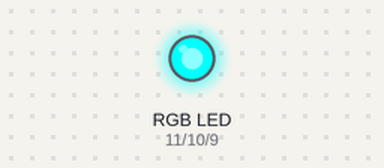
Bench run of a sketch on a simulated Arduino Uno, built with avr-gcc and run on an emulated ATmega328P. On the bench: an RGB LED mixed from three pins (HIGH = lit).

Above: at 0.05 s.
At 1.75 s:
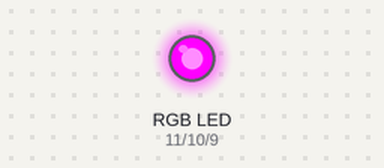
At 2.6 s:
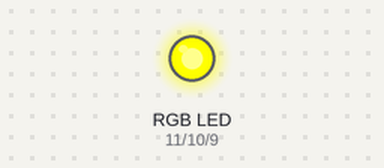
At 3.5 s:
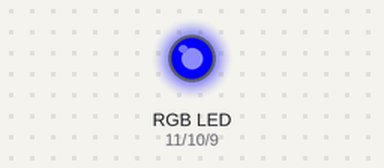
At 5.2 s:
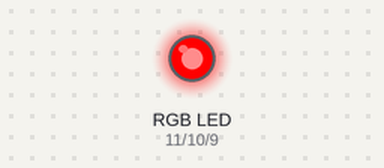
At 6.95 s:
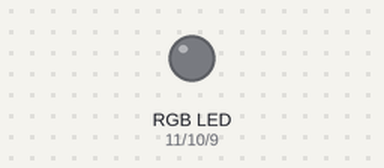
Timing chart, 0 to 9.1 s (numbered marks = the images above):
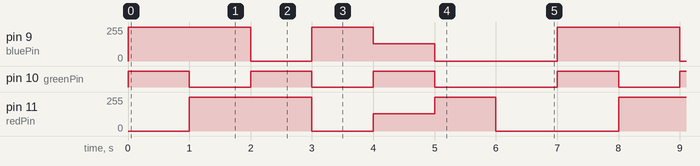

Measured:
- by itself, pin 9 (bluePin): repeats every 7.0 s: 0/255 1.0 s, 255/255 1.0 s, 130/255 1.0 s, 0/255 2.0 s, 255/255 2.0 s
- by itself, pin 10 (greenPin): repeats every 7.0 s: 2 × (LOW 1.0 s, HIGH 1.0 s), LOW 2.0 s, HIGH 1.0 s
- by itself, pin 11 (redPin): repeats every 7.0 s: 0/255 1.0 s, 130/255 1.0 s, 255/255 1.0 s, 0/255 2.0 s, 255/255 2.0 s

The sketch:

RGB_LED_02.ino
```cpp
// RGB LED 02
// RJ Duran
// Cycles through colors with 1 sec delay for each
// Works for both Common Cathode and Common Anode LEDs. Default mode is Common Anode.

int redPin = 11;    // set pin for red LED
int greenPin = 10;  // set pin for green LED
int bluePin = 9;    // set pin for blue LED

// comment this line out if using a Common Cathode LED
#define COMMON_ANODE

void setup() {
  pinMode(redPin, OUTPUT);
  pinMode(bluePin, OUTPUT);
  pinMode(greenPin, OUTPUT);
  Serial.begin(9600);
}
void loop()
{

  RGBColor(255, 0, 0); // RED
  delay(1000);
  RGBColor(0, 255, 0); // GREEN
  delay(1000);
  RGBColor(0, 0, 255); // BLUE
  delay(1000);
  RGBColor(255, 255, 0); // YELLOW
  delay(1000);
  RGBColor(125, 0, 125); // PURPLE
  delay(1000);
  RGBColor(0, 255, 255); // CYAN
  delay(1000);
  RGBColor(255, 255, 255); // WHITE
  delay(1000);
}

void RGBColor(int redVal, int greenVal, int blueVal) {

  #ifdef COMMON_ANODE
    redVal = 255 - redVal;
    greenVal = 255 - greenVal;
    blueVal = 255 - blueVal;
  #endif

  analogWrite(redPin, redVal);
  analogWrite(greenPin, greenVal);
  analogWrite(bluePin, blueVal);
}
```
